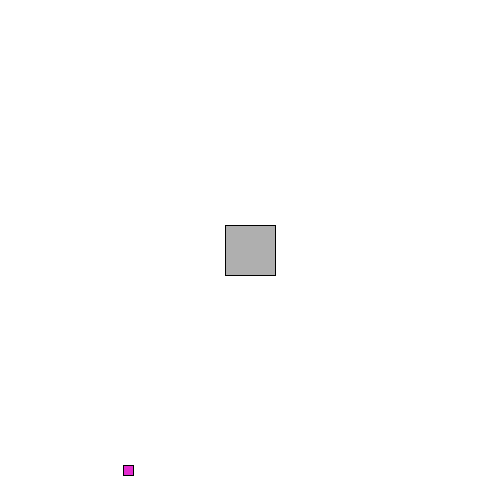
Frame 1 (no input)
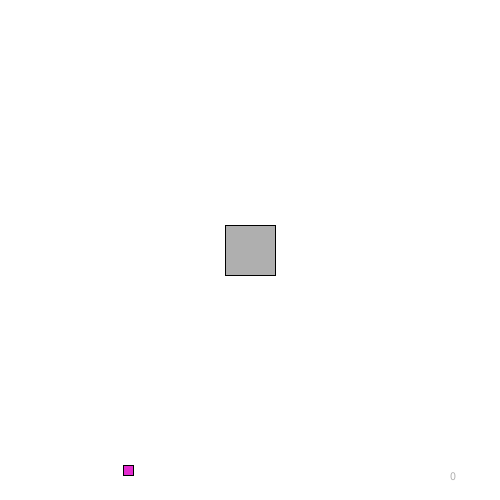
Frame 60 (the mouse pressed at the canvas centre just before this capture)
Frame 120 (the mouse held since frame 60 and released just before this capture): identical to frame 60, image omitted

The Processing sketch that drew these frames (run headless with seeded random() and noise(); from frame 60 on, the mouse is pressed at the canvas centre):

// Processing sketch: processing_103568
// ── processing_103568.pde

Car myCar; // A Car
Grape newGrape; // A Grape
Banana newBanana; // A Bananna

int hitCount = 0; // Counter for how many times the grape has been hit
int carSpeed = 7;

void setup() {
  size(500, 500);
  myCar = new Car();
  newGrape = new Grape();
  newBanana = new Banana();
}
void draw() {
  background(255);
  //
  text (hitCount, width - 50, height - 20); // place HUD in bottom right corner
  fill(0);
  newGrape.display(); // draw a grape randomly on the screen
  myCar.display();    // Car starts in the middle of the screen
  myCar.move();       // Move the car where the user wants



  // Checks for collision between grape and car
  // Grape must be fully within the boundries of the car to be considered "hit"

  if (rectangle_collision (myCar.xpos, myCar.ypos, myCar.sizeW, myCar.sizeH, 
  newGrape.xpos, newGrape.ypos, newGrape.sizeW, newGrape.sizeH)) {  
    hitCount = hitCount + 1; // increase hit counter by 1
    if (hitCount == 10) {
      hitCount = 0;
      newGrape.kill();
      
      newBanana.display();
      newBanana.move();
    } 
    else {
      newGrape = new Grape();  // Grape redraws in a random location.
    }
  }


  if (myCar.xpos + myCar.sizeW/2 > width) {
    myCar.xpos = myCar.xpos - carSpeed;
  } 
  else if (myCar.xpos - myCar.sizeW/2 < 0) {
    myCar.xpos = myCar.xpos + carSpeed;
  } 
  else if (myCar.ypos + myCar.sizeH/2 > height) {
    myCar.ypos = myCar.ypos - carSpeed;
  } 
  else if (myCar.ypos - myCar.sizeH/2 < 0) {
    myCar.ypos = myCar.ypos + carSpeed;
  }
}

// set up of boolean to determine state of collision

boolean rectangle_collision(float carX, float carY, float carW, float carH, 
float grapeX, float grapeY, float grapeW, 
float grapeH)

// returns true if...

{
  return (grapeX + grapeW/2 < carX + carW/2 && // ...the right side of the grape is farther left than the right side of the Car
  grapeX - grapeW/2 > carX - carW/2 && // and if the left side of the grape is farther right than the left side of the Car
  grapeY + grapeW/2 < carY + carW/2 && // and if the bottom of the grape is higher than the bottom of the car
  grapeY - grapeW/2 > carY - carW/2);  // and if the top of the grape is lower than the top of the car
}


// This stuff makes the car move around when the arrow keys are pressed.
// Clever boolean code I picked up from openprocessing somewhere allowing for
// diagonal movement.

void keyPressed() {
  int k = keyCode;
  if (k == SHIFT)
    carSpeed = carSpeed + 1; // if enter is pressed the car speeds up.
  else if (k == ' ')  
    carSpeed = carSpeed - 1; // if space is pressed, Car slows down.
  else if (k == UP)     myCar.up    = true; // sets up movement to true if up is pressed
  else if (k == DOWN)   myCar.down  = true; // sets down movement to true if down is pressed
  else if (k == LEFT)   myCar.left  = true; // sets left movement to true if left is pressed
  else if (k == RIGHT)  myCar.right = true; // sets right movement to true if right is pressed
}
void keyReleased() {
  int k = keyCode;
  if      (k == UP)     myCar.up    = false; // up is false if not pressed
  else if (k == DOWN)   myCar.down  = false; // ditto for other directions...
  else if (k == LEFT)   myCar.left  = false;
  else if (k == RIGHT)  myCar.right = false;
}


class Banana {
   color c;
   float x, y; // location
   float xspeed, yspeed; // speed
   
   // Constructor
   Banana() {
     c = color(254, 255, 21);
     x = int(random(width));
     y = int(random(height));
     xspeed = random(-5,5);
     yspeed = random(-5,5);
   }
   
   void move() {
     x = x + xspeed;
     y = y + yspeed;
     
     if ((x > width) || (x < 0)) {
       xspeed = xspeed * -1;
       print("x = " + x);
     }
     
     if ((y > height) || (y < 0)) {
       yspeed = yspeed * -1;
       print("y = " + y);
       print("height = " + height);
     }
     
   }
   
   void display() {
     stroke(0);
     fill(c);
     ellipse(x,y,10,10);
   }
}

class Car {
  color c; // sets color of Car
  float xpos; // xpos of car
  float ypos; // ypos of car
  int sizeW = 50; // width of car
  int sizeH = 50; // height of car
  boolean up, down, left, right; // booleans for car movement
 
 // Car Class
 
  Car() {
    c = color(175); // Color is a light gray. 
    xpos = width/2; // car is centered at the start of game.
    ypos = width/2;
  }
 
  void display() {
    rectMode(CENTER); // position determined by the center point of Car
    stroke(0); // black outline to car
    fill(c); // Fill is the light gray
    rect(xpos, ypos, sizeW, sizeH); // draw the car in the center with dimensions 50x50
  }
  
  // using the boolens set up previously
  // since the car will move in the directions specified as long as 
  // the booleans are true, the car is capable of diagonal movement
  
  void move() {
    if (up)    ypos -= carSpeed;
    if (down)  ypos += carSpeed;
    if (left)  xpos -= carSpeed;
    if (right) xpos += carSpeed;
  }
}
// The grape class

class Grape {
  color c; // color of grape.
  float xpos; // xpos of grape
  float ypos; // ypos of grape
  int sizeW = 10; // width of grape
  int sizeH = 10; // height of grape

  Grape() {
    c = color(random(180, 255), 44, 208); // color changes to differing shades of purple (added by GoToLoop)
    xpos = int(random(width - sizeW/2)); // xpos of grape
    ypos = int(random(height - sizeH/2)); // ypos of grape
  }

  void display() {
    rectMode(CENTER); // position determined by center of grape
    stroke(0); // black outline
    fill(c); // random fill
    rect(xpos, ypos, sizeW, sizeH); //draw it
  }

  // teleport function. When grape gets it, it moves to a different location

  void tele() {
    xpos = int(random(width - sizeW/2));
    ypos = int(random(height - sizeH/2));
  }

  void kill() {
    xpos = 1000;
    ypos = 1000;
  }
}
